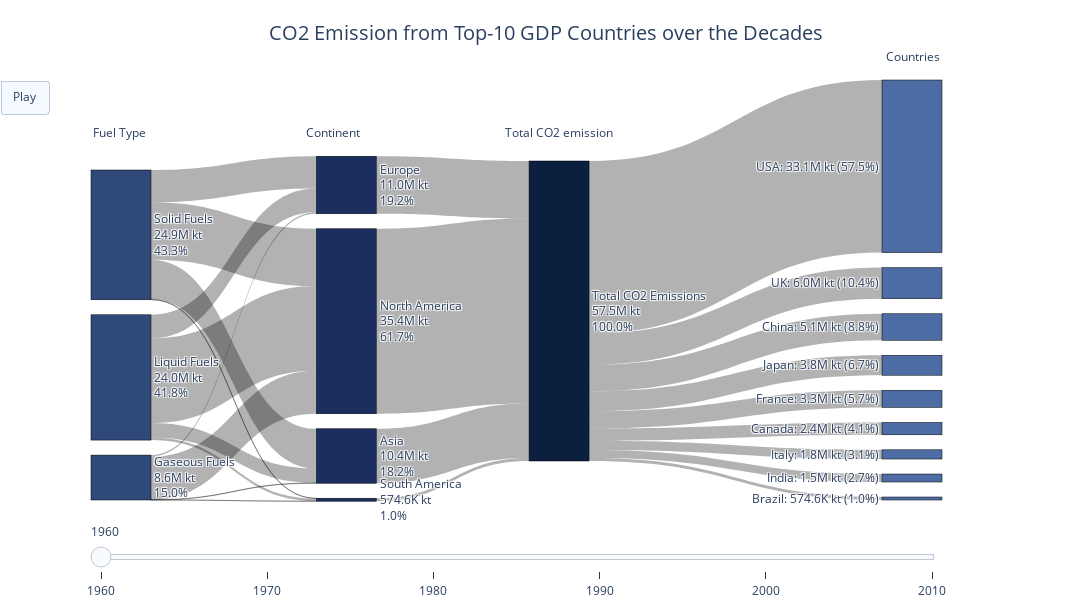

This figure's notebook cell:
### Code cell
# Importing necessary libraries
import plotly.graph_objects as go

# Maping indicator names to simplified fuel types
fuel_map = {
    'CO2 emissions from gaseous fuel consumption (kt)': 'Gaseous Fuels',
    'CO2 emissions from liquid fuel consumption (kt)': 'Liquid Fuels',
    'CO2 emissions from solid fuel consumption (kt)': 'Solid Fuels'
}

# Filtering and transform the dataset
fuel_df = final_df[final_df['IndicatorName'].isin(fuel_map.keys())].copy()
fuel_df['FuelType'] = fuel_df['IndicatorName'].map(fuel_map)

# Utility function to format large numbers, showing values in Million KT 
def format_value(val):
    if val >= 1_000_000:
        return f"{val / 1_000_000:.1f}M"
    elif val >= 1_000:
        return f"{val / 1_000:.1f}K"
    else:
        return f"{val:.0f}"

# Define colors for node categories
colors = {
    'Fuel': '#2F4A7A',
    'Continent': '#1A2E5F',
    'Total': '#0B1F3F',
    'Country': '#4C6CA3'
}

# Creating animated frames for each decade
frames = []
for decade in sorted(fuel_df['Decade'].unique()):
    # Filtering data for the current decade
    df_decade = fuel_df[fuel_df['Decade'] == decade]
    total_emissions = df_decade['Value'].sum()

    # Preparing node categories
    sorted_countries = df_decade.groupby('CountryName')['Value'].sum().sort_values(ascending=False).index.tolist()
    fuel_types = list(fuel_map.values())
    continents = sorted(df_decade['Continent'].unique().tolist())
    total_node = ['Total CO2 Emissions']
    nodes = fuel_types + continents + total_node + sorted_countries
    node_indices = {name: i for i, name in enumerate(nodes)}

    # Seting node positions (x and y coordinates)
    x_positions = {}
    y_positions = {}

    # 1. Fuel nodes (left)
    for i, name in enumerate(fuel_types):
        x_positions[name] = 0.0
        y_positions[name] = i / len(fuel_types)

    # 2. Continent nodes (middle-left)
    for i, name in enumerate(continents):
        x_positions[name] = 0.3
        y_positions[name] = i / len(continents)

    # 3. Total node (middle-right)
    x_positions['Total CO2 Emissions'] = 0.55
    y_positions['Total CO2 Emissions'] = 0.55

    # 4. Country nodes (right)
    for i, name in enumerate(sorted_countries):
        x_positions[name] = 0.9
        y_positions[name] = i / len(sorted_countries)

    # Initializing Sankey components
    links = []
    node_labels = ["" for _ in nodes]
    node_values = [0 for _ in nodes]
    node_x = [0.0 for _ in nodes]
    node_y = [0.0 for _ in nodes]
    node_customdata = ["" for _ in nodes]

    # Fuel -> Continent links
    ft_continent_raw = df_decade.groupby(['FuelType', 'Continent'])['Value'].sum()
    ft_continent = ft_continent_raw / ft_continent_raw.sum() * total_emissions
    ft_continent = ft_continent.reset_index()

    # Store breakdowns for hover tooltips
    continent_breakdown = {c: {} for c in continents}
    continent_totals = ft_continent.groupby('Continent')['Value'].sum()

    # 1. Adding links from fuel types to continents
    for _, row in ft_continent.iterrows():
        source = node_indices[row['FuelType']]
        target = node_indices[row['Continent']]
        value = row['Value']
        links.append(dict(source=source, target=target, value=value))
        node_values[source] += value
        node_values[target] += value / 2  # Half value to avoid double-counting
        continent_breakdown[row['Continent']][row['FuelType']] = value

    # 2. Adding links from continents to total node
    for continent, value in continent_totals.items():
        source = node_indices[continent]
        target = node_indices['Total CO2 Emissions']
        links.append(dict(source=source, target=target, value=value))
        node_values[source] += value / 2
        node_values[target] += value

    # 3. Adding links from total node to countries
    country_raw = df_decade.groupby('CountryName')['Value'].sum()
    country_scaled = country_raw / country_raw.sum() * total_emissions
    for country, value in country_scaled.items():
        source = node_indices['Total CO2 Emissions']
        target = node_indices[country]
        links.append(dict(source=source, target=target, value=value))
        node_values[target] += value

    # Assigning labels and hover tooltips
    for name, idx in node_indices.items():
        percent = (node_values[idx] / total_emissions) * 100 if total_emissions else 0
        if name in sorted_countries:
            # 1. Country label: one-line format
            node_labels[idx] = f"{name}: {format_value(node_values[idx])} kt ({percent:.1f}%)"
        else:
            # 2. Other nodes: multi-line format
            node_labels[idx] = f"{name}<br>{format_value(node_values[idx])} kt<br>{percent:.1f}%"

        node_x[idx] = 1.0 if name in sorted_countries else x_positions[name]
        node_y[idx] = y_positions[name]

        # Tooltip breakdown for continents
        breakdown = ""
        if name in continent_breakdown:
            for k, v in continent_breakdown[name].items():
                breakdown += f"{k}: {format_value(v)} kt<br>"
        node_customdata[idx] = breakdown

    # Assigning node colors
    node_colors = []
    for name in nodes:
        if name in fuel_types:
            node_colors.append(colors['Fuel'])
        elif name in continents:
            node_colors.append(colors['Continent'])
        elif name == 'Total CO2 Emissions':
            node_colors.append(colors['Total'])
        else:
            node_colors.append(colors['Country'])

    # Creating frame for current decade
    frame = go.Frame(
        data=[go.Sankey(
            arrangement="snap",
            node=dict(
                pad=15,
                thickness=60,
                line=dict(color="black", width=0.5),
                label=node_labels,
                color=node_colors,
                x=node_x,
                y=node_y,
                customdata=node_customdata,
                hovertemplate="%{label}<br>%{customdata}<extra></extra>"
            ),
            link=dict(
                source=[l['source'] for l in links],
                target=[l['target'] for l in links],
                value=[l['value'] for l in links],
                color='rgba(0,0,0,0.3)'
            )
        )],
        name=str(decade)
    )
    frames.append(frame)

# Building and display the final animated Sankey diagram
fig = go.Figure(
    data=frames[0].data,
    layout=go.Layout(
        title=dict(
            text="CO2 Emission from Top-10 GDP Countries over the Decades",
            x=0.5,
            xanchor="center",
            font=dict(size=20)
        ),
        font_size=12,
        width=1100,
        height=600,
        margin=dict(l=0, r=150, t=80, b=100),
        updatemenus=[dict(
            
            type="buttons",
            showactive=True,
            buttons=[dict(label="Play", method="animate", args=[None, {
                "frame": {"duration": 2000, "redraw": True},
                "fromcurrent": True, "transition": {"duration": 100}
            }])]
        )],
        sliders=[dict(
            steps=[dict(method='animate',
                        args=[[f.name], {"frame": {"duration": 2000, "redraw": True}, "mode": "immediate"}],
                        label=f.name) for f in frames],
            transition={"duration": 100},
            x=0, xanchor="left", y=00, yanchor="top"
        )],
        annotations=[
            dict(text="Fuel Type", x=0.0, y=0.9, xref="paper", yref="paper", showarrow=False),
            dict(text="Continent", x=0.25, y=0.9, xref="paper", yref="paper", showarrow=False),
            dict(text="Total CO2 emission", x=0.55, y=0.9, xref="paper", yref="paper", showarrow=False),
            dict(text="Countries", x=1, y=1.08, xref="paper", yref="paper", showarrow=False)
        ]
        
    ),
    frames=frames
)

fig.show()

### Figure 1 — Plotly figure (JSON) as saved in the notebook; plotly's stock layout.template omitted (floating-point values rounded to 4 significant figures)
{"data": [{"arrangement": "snap", "link": {"color": "rgba(0,0,0,0.3)", "source": [0, 0, 0, 0, 1, 1, 1, 1, 2, 2, 2, 2, 3, 4, 5, 6, 7, 7, 7, 7, 7, 7, 7, 7, 7], "target": [3, 4, 5, 6, 3, 4, 5, 6, 3, 4, 5, 6, 7, 7, 7, 7, 16, 13, 10, 12, 15, 14, 11, 9, 8], "value": [62120.0, 288800.0, 8254000.0, 1826.0, 2751000.0, 4541000.0, 16210000.0, 504400.0, 7624000.0, 6197000.0, 10980000.0, 68340.0, 10440000.0, 11030000.0, 35450000.0, 574600.0, 574600.0, 2371000.0, 5076000.0, 3295000.0, 1530000.0, 1765000.0, 3831000.0, 5967000.0, 33080000.0]}, "node": {"color": ["#2F4A7A", "#2F4A7A", "#2F4A7A", "#1A2E5F", "#1A2E5F", "#1A2E5F", "#1A2E5F", "#0B1F3F", "#4C6CA3", "#4C6CA3", "#4C6CA3", "#4C6CA3", "#4C6CA3", "#4C6CA3", "#4C6CA3", "#4C6CA3", "#4C6CA3"], "customdata": ["", "", "", "Gaseous Fuels: 62.1K kt<br>Liquid Fuels: 2.8M kt<br>Solid Fuels: 7.6M kt<br>", "Gaseous Fuels: 288.8K kt<br>Liquid Fuels: 4.5M kt<br>Solid Fuels: 6.2M kt<br>", "Gaseous Fuels: 8.3M kt<br>Liquid Fuels: 16.2M kt<br>Solid Fuels: 11.0M kt<br>", "Gaseous Fuels: 1.8K kt<br>Liquid Fuels: 504.4K kt<br>Solid Fuels: 68.3K kt<br>", "", "", "", "", "", "", "", "", "", ""], "hovertemplate": "%{label}<br>%{customdata}<extra></extra>", "label": ["Gaseous Fuels<br>8.6M kt<br>15.0%", "Liquid Fuels<br>24.0M kt<br>41.8%", "Solid Fuels<br>24.9M kt<br>43.3%", "Asia<br>10.4M kt<br>18.2%", "Europe<br>11.0M kt<br>19.2%", "North America<br>35.4M kt<br>61.7%", "South America<br>574.6K kt<br>1.0%", "Total CO2 Emissions<br>57.5M kt<br>100.0%", "USA: 33.1M kt (57.5%)", "UK: 6.0M kt (10.4%)", "China: 5.1M kt (8.8%)", "Japan: 3.8M kt (6.7%)", "France: 3.3M kt (5.7%)", "Canada: 2.4M kt (4.1%)", "Italy: 1.8M kt (3.1%)", "India: 1.5M kt (2.7%)", "Brazil: 574.6K kt (1.0%)"], "line": {"color": "black", "width": 0.5}, "pad": 15, "thickness": 60, "x": [0, 0, 0, 0.3, 0.3, 0.3, 0.3, 0.55, 1, 1, 1, 1, 1, 1, 1, 1, 1], "y": [0, 0.3333, 0.6667, 0, 0.25, 0.5, 0.75, 0.55, 0, 0.1111, 0.2222, 0.3333, 0.4444, 0.5556, 0.6667, 0.7778, 0.8889]}, "type": "sankey"}], "layout": {"annotations": [{"showarrow": false, "text": "Fuel Type", "x": 0, "xref": "paper", "y": 0.9, "yref": "paper"}, {"showarrow": false, "text": "Continent", "x": 0.25, "xref": "paper", "y": 0.9, "yref": "paper"}, {"showarrow": false, "text": "Total CO2 emission", "x": 0.55, "xref": "paper", "y": 0.9, "yref": "paper"}, {"showarrow": false, "text": "Countries", "x": 1, "xref": "paper", "y": 1.08, "yref": "paper"}], "font": {"size": 12}, "height": 600, "margin": {"b": 100, "l": 0, "r": 150, "t": 80}, "sliders": [{"steps": [{"args": [["1960"], {"frame": {"duration": 2000, "redraw": true}, "mode": "immediate"}], "label": "1960", "method": "animate"}, {"args": [["1970"], {"frame": {"duration": 2000, "redraw": true}, "mode": "immediate"}], "label": "1970", "method": "animate"}, {"args": [["1980"], {"frame": {"duration": 2000, "redraw": true}, "mode": "immediate"}], "label": "1980", "method": "animate"}, {"args": [["1990"], {"frame": {"duration": 2000, "redraw": true}, "mode": "immediate"}], "label": "1990", "method": "animate"}, {"args": [["2000"], {"frame": {"duration": 2000, "redraw": true}, "mode": "immediate"}], "label": "2000", "method": "animate"}, {"args": [["2010"], {"frame": {"duration": 2000, "redraw": true}, "mode": "immediate"}], "label": "2010", "method": "animate"}], "transition": {"duration": 100}, "x": 0, "xanchor": "left", "y": 0, "yanchor": "top"}], "title": {"font": {"size": 20}, "text": "CO2 Emission from Top-10 GDP Countries over the Decades", "x": 0.5, "xanchor": "center"}, "updatemenus": [{"buttons": [{"args": [null, {"frame": {"duration": 2000, "redraw": true}, "fromcurrent": true, "transition": {"duration": 100}}], "label": "Play", "method": "animate"}], "showactive": true, "type": "buttons"}], "width": 1100}}
